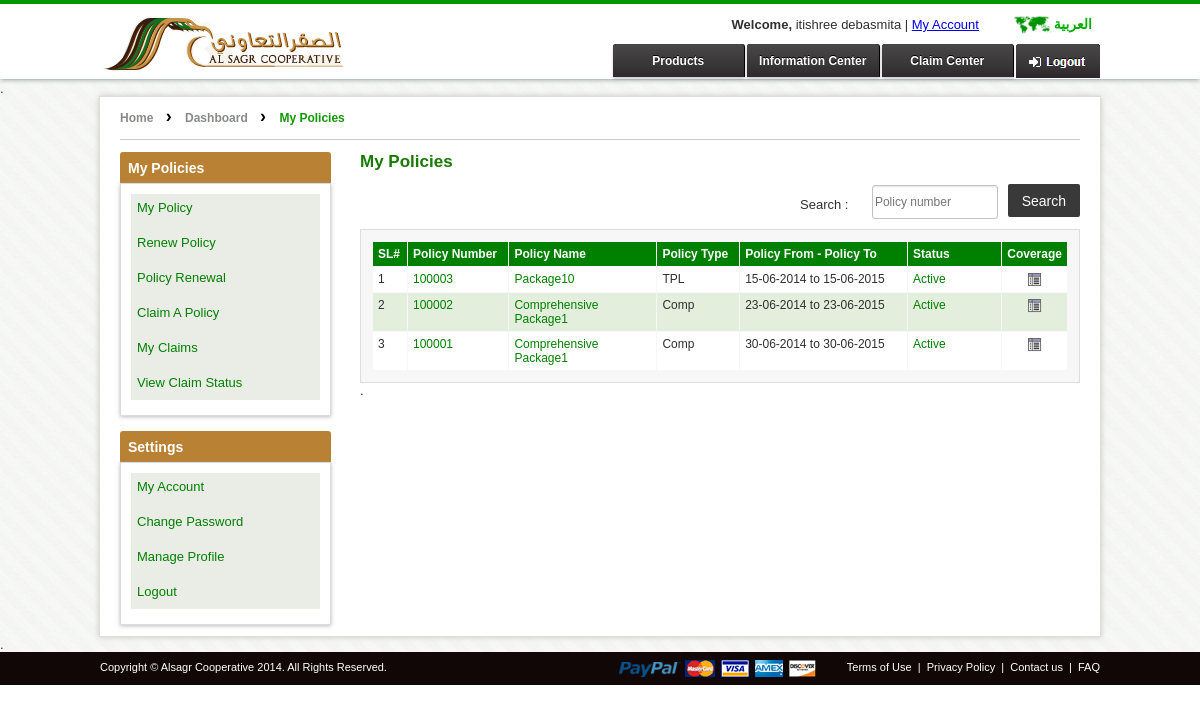
/index.php?page=mypolicies (signed in), run on the app's committed database.
### tables this page shows
CREATE TABLE IF NOT EXISTS `ksa_user` (
`id` int(11) NOT NULL,
  `agent_id` int(11) NOT NULL,
  `customer_code` varchar(50) NOT NULL,
  `iqma_no` varchar(50) NOT NULL,
  `salutation` varchar(20) NOT NULL,
  `fname` varchar(100) NOT NULL,
  `lname` varchar(100) NOT NULL,
  `marital_status` varchar(22) NOT NULL,
  `gender` enum('m','f') NOT NULL,
  `accno` varchar(100) NOT NULL,
  `occupation` varchar(100) NOT NULL,
  `drive_license_no` varchar(60) NOT NULL,
  `accname` varchar(200) NOT NULL,
  `email` varchar(100) NOT NULL,
  `address1` text NOT NULL,
  `cus_photo` varchar(100) NOT NULL,
  `customer_type` enum('1','2') NOT NULL DEFAULT '1',
  `customer_source` enum('Online','Offline') NOT NULL DEFAULT 'Online',
  `address2` text NOT NULL,
  `country` varchar(50) NOT NULL,
  `state` text NOT NULL,
  `phone_mobile` varchar(15) NOT NULL,
  `phone_landline` varchar(15) NOT NULL,
  `dob` datetime NOT NULL,
  `created_date` datetime NOT NULL,
  `modified_date` timestamp NOT NULL DEFAULT CURRENT_TIMESTAMP ON UPDATE CURRENT_TIMESTAMP,
  `security_question` text NOT NULL,
  `security_answer` text NOT NULL,
  `policy_renewal` int(11) NOT NULL,
  `email_notification` int(11) NOT NULL
);

CREATE TABLE IF NOT EXISTS `ksa_policy_master` (
`id` int(11) NOT NULL,
  `policy_no` varchar(50) NOT NULL,
  `package_amt` float NOT NULL,
  `additional_package_amt` float NOT NULL,
  `agency_deduct_amt` float NOT NULL,
  `package_no` varchar(20) NOT NULL,
  `customer_id` int(11) NOT NULL,
  `branch_id` int(11) NOT NULL,
  `office_id` int(11) NOT NULL,
  `business_type_id` int(11) NOT NULL,
  `policy_class_id` int(11) NOT NULL,
  `policy_type_id` int(11) NOT NULL,
  `doc_type_id` int(50) NOT NULL,
  `doc_key` varchar(50) NOT NULL,
  `quotation_key` varchar(50) NOT NULL,
  `policy_year` year(4) NOT NULL,
  `insured_period_known` enum('Yes','No') NOT NULL DEFAULT 'Yes',
  `insured_period` float NOT NULL,
  `insured_period_type` varchar(20) NOT NULL,
  `insured_period_startdate` date NOT NULL,
  `insured_period_enddate` date NOT NULL,
  `insured_timezon` varchar(20) NOT NULL,
  `debit_account` varchar(150) NOT NULL,
  `insured_person` varchar(150) NOT NULL,
  `financed_person` varchar(150) NOT NULL,
  `broker_id` varchar(50) NOT NULL,
  `salesman_id` varchar(50) NOT NULL,
  `source_location_id` varchar(150) NOT NULL,
  `business_source_id` varchar(150) NOT NULL,
  `installment_term` int(11) NOT NULL,
  `installment_description` varchar(150) NOT NULL,
  `payment_term` int(11) NOT NULL,
  `registry_date` datetime NOT NULL,
  `uw_year` year(4) NOT NULL,
  `reference` varchar(150) NOT NULL,
  `remark` varchar(150) NOT NULL,
  `your_reference` varchar(150) NOT NULL,
  `surveyor` varchar(150) NOT NULL,
  `file_no` varchar(50) NOT NULL,
  `status` enum('Pending','Active','Expire','Closed') NOT NULL DEFAULT 'Active',
  `is_complete` enum('1','0') NOT NULL,
  `step_no` int(11) NOT NULL,
  `policy_by` enum('Online','Offline','Broker') NOT NULL DEFAULT 'Offline',
  `last_modified` datetime NOT NULL
);

CREATE TABLE IF NOT EXISTS `ksa_package` (
`id` int(11) NOT NULL,
  `package_no` varchar(200) NOT NULL,
  `product_id` int(11) NOT NULL,
  `policy_type_id` int(11) NOT NULL,
  `policy_type` varchar(200) NOT NULL,
  `package_title` varchar(220) NOT NULL,
  `package_title_ar` varchar(220) NOT NULL,
  `package_desc` text NOT NULL,
  `package_desc_ar` text NOT NULL,
  `vehicle_make_comp` int(11) NOT NULL,
  `vehicle_model_comp` int(11) NOT NULL,
  `vehicle_type_comp` int(11) NOT NULL,
  `is_agency_repair` int(11) NOT NULL,
  `no_of_ncd` int(11) NOT NULL,
  `policy_use` int(11) NOT NULL,
  `vehicle_type_tpl` varchar(200) NOT NULL,
  `driver_age` int(11) NOT NULL,
  `vehicle_cylender_tpl` varchar(200) NOT NULL,
  `vehicle_weight_tpl` varchar(200) NOT NULL,
  `vehicle_seats_tpl` varchar(200) NOT NULL,
  `package_amt` double NOT NULL,
  `created_date` datetime NOT NULL,
  `status` int(11) NOT NULL DEFAULT '1'
);

CREATE TABLE IF NOT EXISTS `ksa_menu` (
`menu_id` int(11) NOT NULL,
  `menu_title` varchar(200) NOT NULL,
  `menu_title_ar` text NOT NULL,
  `allias` varchar(200) NOT NULL,
  `menu_link` varchar(200) NOT NULL,
  `menu_position` int(11) NOT NULL,
  `menu_access` tinyint(4) NOT NULL DEFAULT '0',
  `menu_parent` varchar(200) NOT NULL DEFAULT 'demo',
  `menu_assign` int(11) NOT NULL,
  `menu_user` int(1) NOT NULL,
  `ordering` int(11) NOT NULL,
  `status` tinyint(1) NOT NULL DEFAULT '1',
  `create_date` date NOT NULL,
  `footer_menu_position` int(11) NOT NULL COMMENT '1 for quick links , 2 for Bottom Footer, 3 for Support Center'
);

### classes/dbFactory.php (called while the page is built, shortened)
<?php
class dbFactory {
	public function recordFetch( $idval, $table ){
		if($idval != "" && $table != "")
		{
			$table = explode(":",$table);
			$sq = mysql_query("SELECT * FROM $table[0] WHERE $table[1] = '$idval'");
			$dataList = mysql_fetch_assoc($sq);
			return $dataList;
		}else{
			return 2;
		}
	}
}
?>

### config/functions.php (called while the page is built, shortened)
<?php
function getElementVal( $element, $datalist )
{
	return $datalist[$element];
}
?>

### public/mypolicies.php (the view, shortened to what this page needs)
<?php
	if(empty($_SESSION['uid']))
	{
		header("location:index.php?page=sign-in");
	}else{
$reg_user_deatil = $db->recordFetch($_SESSION['uid'],USERTBL.":".'id');
$customer_code = getElementVal('customer_code',$reg_user_deatil);
function getPackageDetails($package_no)
{
	$res = mysql_fetch_object(mysql_query("select package_title from ".PACKAGE." where package_no='".$package_no."'"));
	return $res->package_title;
}
?>
<div class="innrebodypanel">
        <div class="clearfix" style="height:15px;">.</div>
        <div class="innerwrap">
            <div class="breadcrumb" >
                <a itemprop="url" href="<?=BASE_URL?>">Home</a>
                <span class="breeadset">&#8250;</span>
                <a itemprop="url" href="<?=BASE_URL.'index.php?page=user-dashboard'?>">Dashboard</a>
                <span class="breeadset">&#8250;</span>
                <strong>My Policies </strong>
            </div>
            <?php include_once('includes/dashboard-sidebar.php'); ?>
            <div class="lg-6">
                <div class="rightformpan innerTFl">
                    <h1>
                    My Policies</h1>
                    <form name="searchform" enctype="get" action="<?php echo BASE_URL.'index.php?page=mypolicies';?>">
					<table  style="width:280px;font-size:13px; float:right;" border="0" cellspacing="0" cellpadding="0" >
								  <tbody>
									<tr>
                                    <td>Search :</td>
                                    <td><input name="policy" id="policy" value="<?php echo $_GET['policy'];?>" placeholder="Policy number"  type="text" class="generalTextBox" style="width: 120px;"></td>
                                    <td><input type="button" id="search" class="sub_btn actionBtn" value="Search" style="position: relative;bottom: 4px;height: 33px;" onclick="return SearchByTitle();"></td>
                                  </tr>
								  </tbody>
								</table>
					</form>
                        <table width="100%" border="0" cellspacing="0" cellpadding="0" class="policytab">
                          <tbody>
                            <tr>
                              <td>
                                 <table width="100%" border="0" cellspacing="1" cellpadding="1">
                                    <tbody>
                                        <tr style="background-color:green; color:#FFF;">
                                            <td width="5%" align="center"><strong>SL#</strong></td>
                                            <td width="16%" align="center"><strong>Policy Number</strong></td>
                                            <td width="23%" align="left"><strong>Policy Name</strong></td>
                                            <td width="13%" align="left"><strong>Policy Type</strong></td>
                                            <td width="28%" align="center"><strong>Policy From - Policy To </strong></td>
                                            <td width="15%" align="center"><strong>Status</strong></td>
                                            <td width="15%" align="center"><strong>Coverage</strong></td>
                                        </tr>
                                        <?php
										$mypolicies_qry = mysql_query('select * from '.POLICYMASTER.' where customer_id="'.$customer_code.'"'.$whr.' order by id desc');
										if(mysql_num_rows($mypolicies_qry) > 0)
										{
											while($policy = mysql_fetch_array($mypolicies_qry))
											{
												$policy_link = BASE_URL.'index.php?page=policy-details&policyno='.$policy['policy_no'];
												if($i%2 ==0)
													$bgcolor = '#fff';
												else
													$bgcolor = '#E3EEDD'; ?>
                                                <tr bgcolor="<?php echo $bgcolor;?>">
                                                    <td align="center"><?php echo $i+1;?></td>
                                                    <td align="center"><a href="<?php echo $policy_link;?>"><?php echo $policy['policy_no'];?></a></td>
                                                    <td align="left"><a href="<?php echo $policy_link;?>"><?php echo getPackageDetails($policy['package_no']);?></a></td>
                                                    <td><?php if($policy['policy_type_id']==1)echo 'TPL';else echo 'Comp';?></td>
                                                    <td align="center"><?php echo date('d-m-Y',strtotime($policy['insured_period_startdate']));?> to <?php echo date('d-m-Y',strtotime($policy['insured_period_enddate']));?></td>
                                                    <td><font color="green"><?php echo $policy['status'];?></font> &nbsp; </td>
                                                    <td>
                                                        <a href="<?php echo $policy_link;?>"><img src="images/b_browse.png" height="15" width="15" title="Policy Details"></a>
                                                    </td>
                                                </tr>
                                                <?php $i++;
											}
										}
										else
										{
											?>
											<tr>
											<td colspan="7" style=" text-align: center;">No Policy Found</td>
											</tr>
											<?php
										}?>
                                    </tbody>
                                 </table>
                                </td>
                            </tr>
                          </tbody>
                        </table>
                    <div class="clearfix" style="height:100px;">.</div>
                </div>
            </div>
        <div class="clearfix"></div>
        </div>
       <div class="clearfix" style="height:15px;">.</div>
</div>
<?php } ?>

### includes/head-inner.php (shortened to what this page needs)
<header class="head-lg1">
    <div class="innerwrap_top">
        <figure class="logo">
            <a href="<?php echo BASE_URL;?>" style="float:left; position:relative; bottom:3px; margin-top: 3px;"><img src="images/logo.png" alt="" /></a>
        </figure>
        <figure class="navpan1" <?php if(isset($_SESSION['uid'])){ ?>style="margin-top: 13px;"<?php }else{?>style="margin-top: 29px;"<?php } ?>>
            <div style="text-align: center;"><?php if(isset($_SESSION['uid'])){ $reg_user_deatil = $db->recordFetch($_SESSION['uid'],USERTBL.":".'id'); echo "<strong>Welcome,</strong> ".$reg_user_deatil['fname']." | <a href='index.php?page=user-dashboard'>My Account</a>";  } ?></div>
            <div class="clearfix"></div>
            <?php if(isset($_SESSION['uid'])){
				 	$signinlink = 'index.php?page=sign-in&logoff=1';
					$btnstyle = 'class="logoutpan"';
				 }
		   ?>
          <div class="newnav">
			<a href="http://menacompare.com/alsagr/ar/" class="language">&#1575;&#1604;&#1593;&#1585;&#1576;&#1610;&#1577;</a>
                <ul>
                    <li><a href="#" onmouseover="showpanl();"  <?php if($_GET['page']=='product-details-comprehensive' || $_GET['page']=='product-details-tpl') { ?> class="showactive active" id="showactive" <?php } ?> >Products</a></li>
                    <li><a href="index.php?page=information-center" onmouseover="showpanl_hide();" <?php if($_GET['page']=='information-center' || $_GET['page']=='company-profile' || $_GET['page']=='board-of-directors' || $_GET['page']=='risk-we-insure' || $_GET['page']=='need-consultant-help' || $_GET['page']=='tips' || $_GET['page']=='locate-your-branch') { ?> class="showactive active" id="showactive" <?php } ?>>Information Center</a></li>
                    <li><a href="index.php?page=claim-center" onmouseover="showpanl_hide();" <?php if($_GET['page']=='claim-center' ) { ?> class="showactive active" id="showactive" <?php } ?>>Claim Center</a></li>
                    <a href="<?=$signinlink?>" <?=$btnstyle?>></a>
                </ul>
          </div>
        </figure>
    </div>
</header>

### includes/footer-inner.php (shortened to what this page needs)
<div class="footerpan">
        	<div class="innerwrap_top">
				<div class="fot_L">Copyright &copy; Alsagr Cooperative 2014. All Rights Reserved.</div>
				<div class="fot_R">
					<div class="footericons">
                <img src="<?=SITE_URL?>images/footericons.png" alt="" />
            </div>
					<?php $i = 1;
            $row=mysql_query("SELECT * FROM ".PAGEMENU." WHERE menu_position = '3' and footer_menu_position = '2' AND status='1' ORDER BY ordering ASC");
            $num_rows=mysql_num_rows($row);
            $count = 0;
            while($ress=mysql_fetch_array($row))
            {
            $count++;
            $menu_title = $ress['menu_title'];
            if($ress['menu_link'] != ""){
                $menu_link=$ress['menu_link'];
            }else{
                $menu_link= BASE_URL.strtolower($ress['allias']);
            }
            ?>
		 	<a href="<?php echo $menu_link;?>"<?php echo $cactiv;?>><?php echo stripslashes($menu_title);?></a>
            <?php if($count != $num_rows){echo '&nbsp;|&nbsp;';}?>
            <?php }?>
				</div>
			</div>
        </div>
	</div>

### data on the page
ksa_user: fname "itishree debasmita"
ksa_policy_master: policy_no "100003", package_no.package_title "Package10", policy_type_id "TPL", insured_period_startdate "15-06-2014", insured_period_enddate "15-06-2015", status "Active"
ksa_policy_master: policy_no "100002", package_no.package_title "Comprehensive Package1", policy_type_id "Comp", insured_period_startdate "23-06-2014", insured_period_enddate "23-06-2015", status "Active"
ksa_policy_master: policy_no "100001", package_no.package_title "Comprehensive Package1", policy_type_id "Comp", insured_period_startdate "30-06-2014", insured_period_enddate "30-06-2015", status "Active"
ksa_menu: menu_title "Terms of Use"
ksa_menu: menu_title "Privacy Policy"
ksa_menu: menu_title "Contact us"
ksa_menu: menu_title "FAQ"
